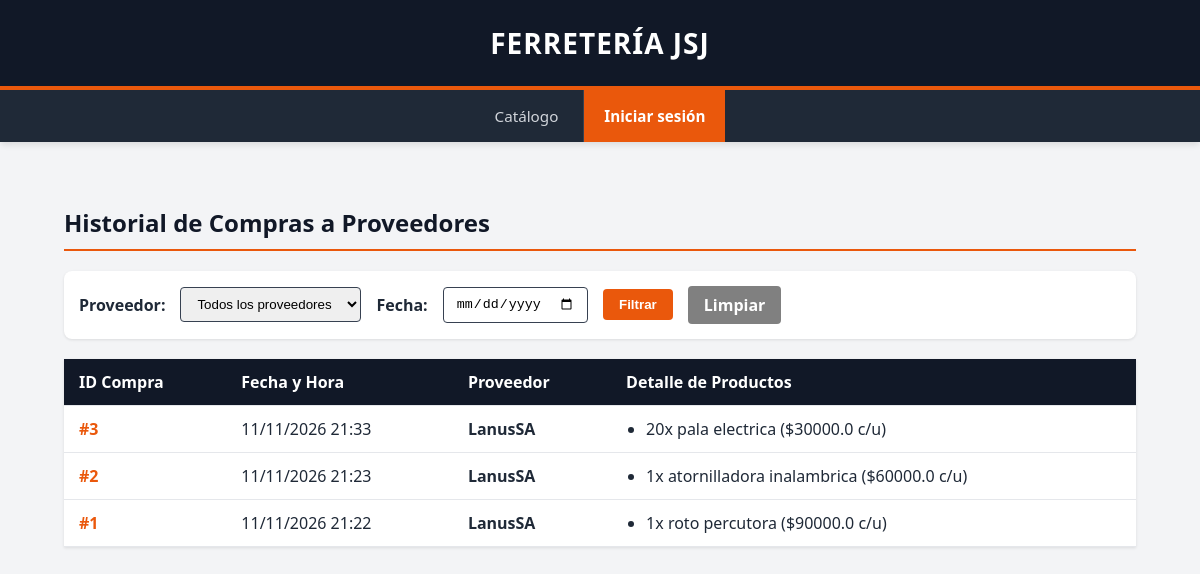
Page /compras/historial on the committed database.
### db.py (models this page shows)
class Compra(Base):
    __tablename__ = "compra"
    id_compra = Column(Integer, primary_key=True, autoincrement=True)
    fecha = Column(DateTime, default=func.now())
    fk_id_proveedor = Column(Integer, ForeignKey("proveedor.id_proveedor"),nullable=False)
    Proveedor = relationship("Proveedor")
    detalles = relationship("DetalleCompra", back_populates="compra")

class Proveedor(Base):
    __tablename__ = "proveedor"
    id_proveedor = Column(Integer,primary_key=True,autoincrement=True )
    nombre = Column(String, nullable=False)

class DetalleCompra(Base):
    __tablename__ = "detalle_compra"
    id_detalle = Column(Integer, primary_key=True, autoincrement=True)
    fk_id_compra = Column(Integer, ForeignKey("compra.id_compra"), nullable=False)
    fk_id_producto = Column(Integer, ForeignKey("producto.id_producto"), nullable=False)
    cantidad = Column(Integer, nullable=False)
    precio_compra = Column(Float, nullable=False)
    compra = relationship("Compra", back_populates="detalles")
    producto = relationship("Producto")

class Producto(Base):
    __tablename__ = "producto"
    id_producto = Column(Integer, primary_key=True, autoincrement=True)
    nombre = Column(String, nullable=False)
    precio = Column(Float, nullable=False)
    stock = Column(Integer, nullable=False)
    activo = Column(Boolean, default=True)
    fk_id_categoria = Column(Integer, ForeignKey("categoria.id_categoria"), nullable=False)
    categoria = relationship("Categoria")

### app.py (the view)
@app.route("/compras/historial", methods=["GET"])
def ver_historial_compras():
    return historial_compras()

### compras.py (called while the page is built)
def historial_compras():
    db_cursor = Session()
    try:
        id_proveedor = request.args.get("id_proveedor")
        fecha_buscada = request.args.get("fecha")
        query = db_cursor.query(Compra).join(Proveedor)
        if id_proveedor and id_proveedor != "todos":
            query = query.filter(Compra.fk_id_proveedor == id_proveedor)
        if fecha_buscada:
            query = query.filter(Compra.fecha.like(f"{fecha_buscada}%"))
        compras = query.order_by(Compra.fecha.desc()).all()
        proveedores = db_cursor.query(Proveedor).all()
        return render_template("historial_compras.html", compras=compras, proveedores=proveedores)
    finally:
        db_cursor.close()

### templates/historial_compras.html (shortened to what this page needs)
{% extends "base.html" %}
{% block content %}
<div class="ventas-container">
    <h2 style="margin-top: 0; color: var(--hw-dark); border-bottom: 2px solid var(--hw-orange); padding-bottom: 10px;">Historial de Compras a Proveedores</h2>
    <form method="GET" action="{{ url_for('ver_historial_compras') }}" style="margin-bottom: 20px; display: flex; gap: 15px; align-items: center; background-color: white; padding: 15px; border-radius: 8px; box-shadow: 0 1px 3px rgba(0,0,0,0.1);">
        <label for="id_proveedor" style="font-weight: bold;">Proveedor:</label>
        <select name="id_proveedor" id="id_proveedor" class="ventas-input">
            <option value="todos">Todos los proveedores</option>
        </select>
        <label for="fecha" style="font-weight: bold;">Fecha:</label>
        <input type="date" name="fecha" id="fecha" class="ventas-input" value="{{ request.args.get('fecha', '') }}">
        <button class="ventas-btn" type="submit">Filtrar</button>
        <a class="ventas-btn" href="{{ url_for('ver_historial_compras') }}" style="background-color: gray; text-decoration: none;">Limpiar</a>
    </form>
    {% if compras %}
    <table class="ventas-table">
        <thead>
            <tr>
                <th>ID Compra</th>
                <th>Fecha y Hora</th>
                <th>Proveedor</th>
                <th>Detalle de Productos</th>
            </tr>
        </thead>
        <tbody>
         {% for compra in compras %}
         <tr>
            <td style="font-weight: bold; color: var(--hw-orange);">#{{ compra.id_compra }}</td>
            <td>{{ compra.fecha.strftime('%d/%m/%Y %H:%M') }}</td>
            <td style="font-weight: bold;">{{ compra.Proveedor.nombre }}</td>
            <td>
                <ul style="margin: 0; padding-left: 20px;">
                    {% for detalle in compra.detalles %}
                        <li>{{ detalle.cantidad }}x {{ detalle.producto.nombre }} (${{ detalle.precio_compra }} c/u)</li>
                    {% else %}
                        <li style="color: gray;">Sin detalle registrado</li>
                    {% endfor %}
                </ul>
            </td>
         </tr>
         {% endfor %}
        </tbody>
    </table>
    {% else %}
    <p style="color: gray; font-style: italic;">No se encontraron compras con los filtros aplicados.</p>
    {% endif %}
</div>
{% endblock %}

### templates/base.html (shortened to what this page needs)
<!DOCTYPE html>
<html lang="es">
<head>
    <link rel="stylesheet" href="{{ url_for('static', filename='css/index.css') }}">
    <link rel="stylesheet" href="{{ url_for('static', filename='css/ventas.css') }}">
</head>
<body>
    <header class="hw-header">
        <div class="hw-brand" style="display: flex; justify-content: center; align-items: center;">
            <h1 style="margin: 0;"><a href="{{ url_for('home') }}" style="color: var(--hw-white); text-decoration: none;">Ferretería JSJ</a></h1>
        </div>
        <nav class="hw-navbar">
            <ul class="hw-nav-list" style="justify-content: center; gap: 5px;">
                {% if session.get('rol') == 'administrador' %}
                <li><a href="{{url_for('cargarProducto')}}" class="hw-nav-link">Nuevo Producto</a></li>
                <li><a href="{{url_for('verListaProductos')}}" class="hw-nav-link">Productos</a></li>
                <li><a href="{{url_for('cargarCliente')}}" class="hw-nav-link">Clientes</a></li>
                <li><a href="{{url_for('cargarProveedor')}}" class="hw-nav-link">Proveedores</a></li>
                <li><a href="/compras/nueva" class="hw-nav-link">Comprar Stock</a></li>
                <li><a href="{{url_for('ver_historial_compras')}}" class="hw-nav-link">Historial</a></li>
                <li><a href="{{url_for('verStockCritico')}}" class="hw-nav-link warning-link">Stock Crítico</a></li>
                <li><a href="{{url_for('ver_reporte_ventas')}}" class="hw-nav-link warning-link">Reporte de Ventas</a></li>
                <li><a href="{{url_for('seccionVentas')}}" class="hw-nav-link">Punto de Venta</a></li>
                <li><a href="{{url_for('pedidos.ver_pendientes')}}" class="hw-nav-link primary-link">Pedidos</a></li>
                {% elif session.get('rol') == 'cliente' %}
                <li><a href="{{url_for('catalogoCliente')}}" class="hw-nav-link">Catálogo</a></li>
                <li><a href="{{url_for('pedidos.mis_pedidos')}}" class="hw-nav-link primary-link">Mis Pedidos</a></li>
                <li><a href="{{url_for('miPerfil')}}" class="hw-nav-link">Mi Perfil</a></li>
                {% else %}
                <li><a href="{{url_for('catalogoCliente')}}" class="hw-nav-link">Catálogo</a></li>
                {% endif %}
                {% if session.get('id_usuario') %}
                <li><span class="hw-nav-link" style="opacity: 0.8;">{{ session.get('nombre') }}</span></li>
                <li><a href="{{url_for('auth.logout')}}" class="hw-nav-link">Salir</a></li>
                {% else %}
                <li><a href="{{url_for('auth.login')}}" class="hw-nav-link primary-link">Iniciar sesión</a></li>
                {% endif %}
            </ul>
        </nav>
    </header>
    <main class="hw-main-content">
        {% block content %}{% endblock %}
    </main>
</body>
</html>

### static/css/index.css (style rules this page uses)
:root { --hw-dark: #111827; --hw-gray: #1f2937; --hw-border: #374151; --hw-light: #f3f4f6; --hw-white: #ffffff; --hw-orange: #ea580c; --hw-orange-hover: #c2410c; --hw-yellow: #eab308; }
body { margin: 0; font-family: system-ui, -apple-system, sans-serif; background-color: var(--hw-light); color: var(--hw-gray); }
.hw-header { background-color: var(--hw-dark); color: var(--hw-white); box-shadow: 0 4px 6px -1px rgba(0, 0, 0, 0.1); }
.hw-brand { padding: 1.5rem 2rem; border-bottom: 4px solid var(--hw-orange); }
.hw-brand h1 { margin: 0; font-size: 1.75rem; font-weight: 800; text-transform: uppercase; letter-spacing: 1px; }
.hw-navbar { background-color: var(--hw-gray); padding: 0 1rem; }
.hw-nav-list { display: flex; flex-wrap: wrap; list-style: none; margin: 0; padding: 0; }
.hw-nav-link { display: block; padding: 1rem 1.25rem; color: #d1d5db; text-decoration: none; font-weight: 500; font-size: 0.95rem; border-left: 1px solid var(--hw-border); transition: all 0.2s ease; }
.hw-nav-list li:first-child .hw-nav-link { border-left: none; }
.hw-nav-link.primary-link { background-color: var(--hw-orange); color: var(--hw-white); font-weight: 700; }
.hw-main-content { padding: 2rem; max-width: 1200px; margin: 0 auto; }

### static/css/ventas.css (style rules this page uses)
.ventas-container { padding: 2rem; }
.ventas-table { width: 100%; border-collapse: collapse; margin-top: 1rem; background-color: var(--hw-white, #ffffff); box-shadow: 0 1px 3px rgba(0, 0, 0, 0.1); }
.ventas-table th, .ventas-table td { padding: 12px 15px; text-align: left; border-bottom: 1px solid #e5e7eb; }
.ventas-table th { background-color: var(--hw-dark, #111827); color: var(--hw-white, #ffffff); font-weight: 600; }
.ventas-btn { background-color: var(--hw-orange, #ea580c); color: var(--hw-white, #ffffff); border: none; padding: 8px 16px; border-radius: 4px; cursor: pointer; font-weight: bold; transition: background-color 0.2s; }
.ventas-input { padding: 8px 12px; border: 1px solid var(--hw-border, #374151); border-radius: 4px; outline: none; }

### rows in the picture
Compra: id_compra "3", fecha "11/11/2026 21:33", Proveedor.nombre "LanusSA"
DetalleCompra: cantidad "20", producto.nombre "pala electrica", precio_compra "30000.0"
Compra: id_compra "2", fecha "11/11/2026 21:23", Proveedor.nombre "LanusSA"
DetalleCompra: cantidad "1", producto.nombre "atornilladora inalambrica", precio_compra "60000.0"
Compra: id_compra "1", fecha "11/11/2026 21:22", Proveedor.nombre "LanusSA"
DetalleCompra: cantidad "1", producto.nombre "roto percutora", precio_compra "90000.0"
